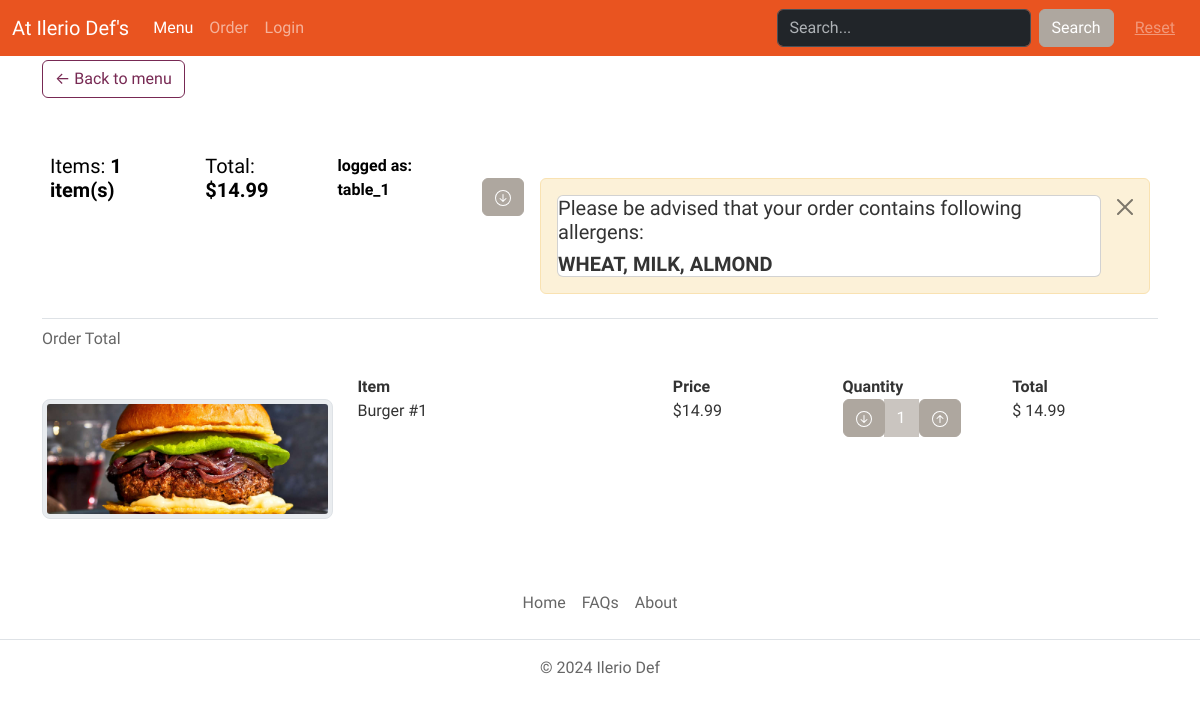
Screenshot of /order/ (signed in) with the database file from the repository.
### menu/models.py (models this page shows, shortened)
class Order(models.Model):
    PENDING = "P"
    ACCEPTED = "A"
    PROCESSING = "PR"
    DONE = "D"
    CANCELLED = "C"
    ORDER_STATUS_CHOICES = {
        PENDING: "Pending",
        ACCEPTED: "Accepted",
        PROCESSING: "Processing",
        DONE: "Done",
        CANCELLED: "Cancelled",
    }
    table = models.ForeignKey(Table, on_delete=models.CASCADE)
    chef = models.ForeignKey(Chef, on_delete=models.CASCADE)
    items = models.ManyToManyField(
        Item, through="OrderItem", related_name="orders_items"
    )
    status = models.CharField(
        max_length=2, choices=ORDER_STATUS_CHOICES, default=PENDING
    )
    created_at = models.DateTimeField(auto_now_add=True)
    modified_at = models.DateTimeField(null=True, blank=True)
    def get_order_total_amount(self):
        total = self.orderitem_set.aggregate(
            order_total_amount=Sum(F("item__price") * F("quantity"))
        )
        return total["order_total_amount"]
    def get_order_total_items(self):
        total = self.orderitem_set.aggregate(order_total_items=Sum("quantity"))
        return total["order_total_items"]
    def get_order_allergens(self):
        order_items = self.orderitem_set.all()
        total = []
        for item in order_items:
            total = total + item.item.get_allergens
        total = list(set(total))
        return total

class OrderItem(models.Model):
    order = models.ForeignKey(Order, on_delete=models.CASCADE)
    item = models.ForeignKey(Item, on_delete=models.CASCADE)
    quantity = models.PositiveIntegerField(default=0, null=True, blank=True)
    date_added = models.DateTimeField(auto_now_add=True)
    def __str__(self):
        return f"Order {self.order_id} Item {self.item} x {self.quantity} pcs."
    def get_item_total(self):
        return self.item.price * self.quantity

class Item(models.Model):
    name = models.CharField(max_length=50)
    description = models.TextField()
    calories = models.IntegerField()
    allergies = models.ManyToManyField(Allergen, blank=True)
    image = models.ImageField(blank=True)
    category = models.ForeignKey(Category, on_delete=models.CASCADE)
    price = models.DecimalField(max_digits=10, decimal_places=2)
    def __str__(self):
        return f"{self.name} - id: {self.id}"
    class Meta:
        ordering = ["category"]
    @property
    def get_allergens(self):
        allergens = Allergen.objects.filter(item__id=self.id)
        if allergens:
            allergens_list = []
            for allergen in allergens:
                allergens_list.append(allergen.name)
            return allergens_list
        return None
    @property
    def get_image_url(self):
        if self.image:
            return self.image.url
        else:
            return "https://placehold.co/600x400.png"

class Allergen(models.Model):
    name = models.CharField(max_length=50)

### menu/views.py (the view)
# urls.py: path("order/", OrderView.as_view(), name="order"),
class OrderView(LoginRequiredMixin, ListView):
    model = Order
    def get(self, request, *args, **kwargs):
        table = Table.objects.get(user_id=request.user.id)
        chef = Chef.objects.get(status="A")
        order, _ = Order.objects.get_or_create(
            table_id=table.id, status="P", chef_id=chef.id
        )
        orderitem_list = order.orderitem_set.all()
        print(orderitem_list)
        return render(
            request,
            "menu/order.html",
            {"table": table, "orderitem_list": orderitem_list, "order": order},
        )

### menu/templates/menu/order.html (shortened to what this page needs)
{% extends 'core/base.html' %}
{% load static %}
{% block content %}
<div class="row" xmlns="http://www.w3.org/1999/html">
    <div class="col-lg-12">
        <div class="box-element">
        <a  class="btn btn-outline-dark mt-1" href="{% url 'menu:all' %}">&#x2190; Back to menu</a>
        <br>
        <br>
        <table aria-describedby="table-order-total" class="table">
            <tr>
                <caption id="table-order-total">Order Total</caption>
            </tr>
            <tr>
                {% if order.get_order_total_amount %}
                <th><h5>Items: <strong>{{order.get_order_total_items}} item(s)</strong></h5></th>
                    <br>
                <th><h5>Total:<strong> ${{order.get_order_total_amount|floatformat:2}}</strong></h5></th>
                {% else %}<th><h5>There are no items in your order</h5></th>
                {% endif %}
                    <th>logged as: {{ user }}</th>
                <th>
                    <br>
                {% if order.get_order_total_amount %}
                <form action="{% url 'menu:order_checkout' %}" method="post">
                <button type="button submit" class="btn btn-secondary">
                </button>
                </form>
                {% endif %}
                </th>
                <th>
                    <br>
                    {% if order.get_order_allergens %}
                    <div class="alert alert-dismissible alert-warning">
                        <button type="button" class="btn-close" data-bs-dismiss="alert"></button>
                        <div class="card">
                            <h5 class="">Please be advised that your order contains following allergens:</h5>
                            <h5 class="mb-0 flex text-uppercase w-auto">
                                <strong>
                                {{ order.get_order_allergens | join:", "}}
                                </strong>
                            </h5>
                        </div>
                    </div>
                    {% endif %}
                </th>
            </tr>
        </table>
        </div>
    <div class="row-cols-auto">
        <div class="row">
            <div style="flex:2"></div>
            <div style="flex:2"><strong>Item</strong></div>
            <div style="flex:1"><strong>Price</strong></div>
            <div style="flex:1"><strong>Quantity</strong></div>
            <div style="flex:1"><strong>Total</strong></div>
        </div>
          {% for item in orderitem_list %}
        <div class="row">
            <div style="flex:2"><img class="img-thumbnail card-img-top rounded-3 bg-body-secondary" src="{{item.item.get_image_url}}" alt="{{ item.product.name }}"></div>
            <div style="flex:2"><p>{{item.item.name}}</p></div>
            <div style="flex:1"><p>${{item.item.price}}</p></div>
            <div style="flex:1" class="inline">
            <div class="btn-group" role="group" aria-label="Basic example">
            <form action="{% url 'menu:order_modify' item.item.id 'remove' %}" method="post">
                <button type="button submit" class="btn btn-secondary">
                </button>
            </form>
                <button type="button" class="btn btn-secondary" disabled>{{ item.quantity }}</button>
            <form action="{% url 'menu:order_modify' item.item.id 'add' %}" method="post">
                <button type="button submit" class="btn btn-secondary">
                </button>
            </form>
            </div>
            </div>
            <div style="flex:1"><p>$ {{item.get_item_total}}</p></div>
        </div>
        {% endfor %}
        <br>
    </div>
    </div>
</div>
{% endblock content %}

### static/css/style.css (style rules this page uses)
.card-img-top { width: 100%; height: 10vw; object-fit: cover; }

### rows the page displays
Order: get_order_total_items "1", get_order_total_amount "14.99", get_order_allergens "WHEAT, MILK, ALMOND"
OrderItem: item.get_image_url (picture), item.name "Burger #1", item.price "14.99", quantity "1", get_item_total "14.99"

### other values shown
{{ user }} "table_1"
